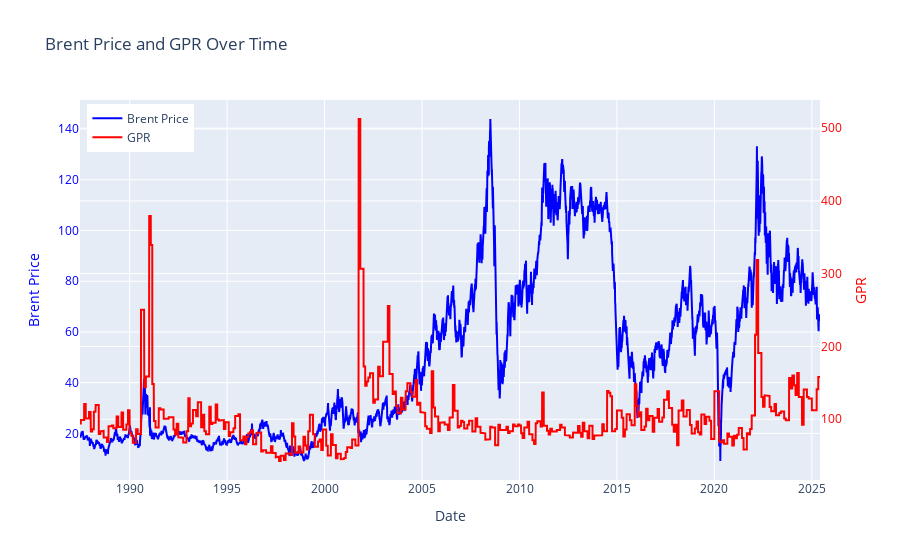

Notebook source saved alongside this figure:
### Markdown cell above
## Price and GPR visualization

### Code cell
import plotly.graph_objects as go

fig = go.Figure()

# First line - Brent Price (left y-axis)
fig.add_trace(go.Scatter(
    x=df_dataset["observation_date"],
    y=df_dataset["BrentPrice"],
    name="Brent Price",
    yaxis="y1",
    line=dict(color="blue")
))

# Second line - GPR (right y-axis)
fig.add_trace(go.Scatter(
    x=df_dataset["observation_date"],
    y=df_dataset["GPR"],
    name="GPR",
    yaxis="y2",
    line=dict(color="red")
))

# Layout with two y-axes
fig.update_layout(
    title="Brent Price and GPR Over Time",
    xaxis=dict(title="Date"),
    yaxis=dict(
        title="Brent Price",
        titlefont=dict(color="blue"),
        tickfont=dict(color="blue")
    ),
    yaxis2=dict(
        title="GPR",
        titlefont=dict(color="red"),
        tickfont=dict(color="red"),
        overlaying="y",
        side="right"
    ),
    legend=dict(x=0.01, y=0.99)
)

fig.show()

### Figure 1 — Plotly figure (JSON) as saved in the notebook; plotly's stock layout.template omitted (floating-point values rounded to 4 significant figures; data arrays with more than 128 entries replaced by an {"elided": "..."} marker saying what was removed)
{"data": [{"line": {"color": "blue"}, "name": "Brent Price", "type": "scatter", "x": {"elided": "9714 str values"}, "y": {"elided": "9714 float values"}, "yaxis": "y"}, {"line": {"color": "red"}, "name": "GPR", "type": "scatter", "x": {"elided": "9714 str values"}, "y": {"elided": "9714 float values"}, "yaxis": "y2"}], "layout": {"legend": {"x": 0.01, "y": 0.99}, "title": {"text": "Brent Price and GPR Over Time"}, "xaxis": {"title": {"text": "Date"}}, "yaxis": {"tickfont": {"color": "blue"}, "title": {"font": {"color": "blue"}, "text": "Brent Price"}}, "yaxis2": {"overlaying": "y", "side": "right", "tickfont": {"color": "red"}, "title": {"font": {"color": "red"}, "text": "GPR"}}}}
